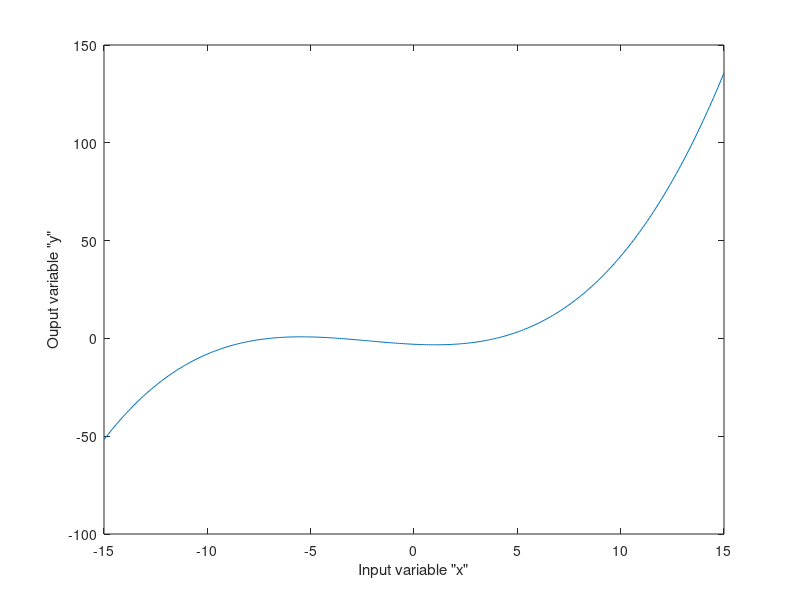

This figure's MATLAB source: (Note: this script raises an error after producing the figure.)
%************************************************************************
% Prepared by Prof. Kelly Cohen for Soft Computing Based AI Class
%        University of Cincinnati, July 16 2020
%************************************************************************
clc
clear all

x1 = -15:0.1:15;
y=.03*x1.^3+.2*x1.^2-.5*x1-3;
% Where y is the function we wish to approximate using fuzzy logic
figure(1)
plot(x1,y)
xlabel('Input variable "x"')
ylabel('Ouput variable "y"')

% Defining the 7 Triangle shaped membership functions for the input variable
% Using MATLAB Fuzzy ToolBox's trimf command
% Mu1 = trimf(x1,[-22 -17.5 -13]);Mu2 = trimf(x1,[-17.5 -13 -8.5]);
% Mu3 = trimf(x1,[-13 -8.5 -1]);Mu4 = trimf(x1,[-8.5 -1 10]);
% Mu5 = trimf(x1,[-1 10 12]);Mu6 = trimf(x1,[10 12 15]);
% Mu7 = trimf(x1,[12 15 20]);

% Defining the 7 Triangle shaped membership functions for the input variable
% Using Kelly Cohen's ToolBox's triangle command

for N=1:301
    x=x1(N);
Mu1(N) = triangle(x,-17.5,-13,-22); Mu2(N) = triangle(x,-13,-8.5,-17.5);
Mu3(N) = triangle(x,-8.5,-1,-13);   Mu4(N) = triangle(x,-1,10,-8.5);
Mu5(N) = triangle(x,10,12,-1);      Mu6(N) = triangle(x,12,15,10);
Mu7(N) = triangle(x,15,20,12); 
end

% Plotting the Inout variable Membership functions
figure(2)
plot(x1,Mu1,x1,Mu2,x1,Mu3,x1,Mu4,x1,Mu5,x1,Mu6,x1,Mu7)
xlabel('Input variable "x"')

%**************************************************************************
% Supervised Learning to obtain the Takagi-Sugeno Rule Base
%**************************************************************************
% Finding the Equation of the line for Rule 1
% x1=x(1:40); y1=y(1:40);
% fit(x1',y1','poly1');
% %   Linear model Poly1:
% %      ans(x) = p1*x + p2
% %      Coefficients (with 95% confidence bounds):
% %        p1 =       9.679  (9.349, 10.01)
% %        p2 =       95.93  (91.6, 100.3)
% f1=9.679*x+95.93; % Equation of the line for Rule 1
% 
% Finding the Equation of the line for Rule 2
% x2=x(41:100); y2=y(41:100);
% fit(x2',y2','poly1')
% %      Linear model Poly1:
% %      ans(x) = p1*x + p2
% %      Coefficients (with 95% confidence bounds):
% %        p1 =       2.274  (2.06, 2.488)
% %        p2 =       15.07  (13.31, 16.83)
% f2=2.274*x+15.07; % Equation of the line for Rule 2
% 
% Finding the Equation of the line for Rule 3
% x3=x(101:200); y3=y(101:200);
% fit(x3',y3','poly1')
% %  Linear model Poly1:
% %      ans(x) = p1*x + p2
% %      Coefficients (with 95% confidence bounds):
% %        p1 =    -0.06988  (-0.1784, 0.03867)
% %        p2 =      -1.349  (-1.662, -1.036)
% f3=0.06988*x-1.349; % Equation of the line for Rule 3
% 
% Finding the Equation of the line for Rule 4
% x4=x(201:260); y4=y(201:260);
% fit(x4',y4','poly1')
% %    Linear model Poly1:
% %      ans(x) = p1*x + p2
% %      Coefficients (with 95% confidence bounds):
% %        p1 =        8.53  (8.157, 8.903)
% %        p2 =      -44.33  (-47.36, -41.29)
% f4=8.53*x-44.33; % Equation of the line for Rule 4
% 
% Finding the Equation of the line for Rule 5
% x5=x(261:301); y5=y(261:301);
% fit(x5',y5','poly1')
% % Linear model Poly1:
% %      ans(x) = p1*x + p2
% %      Coefficients (with 95% confidence bounds):
% %        p1 =       19.99  (19.52, 20.45)
% %        p2 =      -167.7  (-173.8, -161.6)
% f5=19.99*x-167.7;% Equation of the line for Rule 5

%*************************************************************************
% Calculate the Fuzzy function Apprioximatin using Takagi-Sugeno Approach
%*************************************************************************

for N=1:301
    x=x1(N);
% Define Membership functions for the input 'x'
% Mu1 = trimf(x,[-22 -17.5 -13]);Mu2 = trimf(x,[-17.5 -13 -8.5]);
% Mu3 = trimf(x,[-13 -8.5 -1]);Mu4 = trimf(x,[-8.5 -1 10]);
% Mu5 = trimf(x,[-1 10 12]);Mu6 = trimf(x,[10 12 15]);
% Mu7 = trimf(x,[12 15 20]);

Mu1 = triangle(x,-17.5,-13,-22); Mu2 = triangle(x,-13,-8.5,-17.5);
Mu3 = triangle(x,-8.5,-1,-13);   Mu4 = triangle(x,-1,10,-8.5);
Mu5 = triangle(x,10,12,-1);      Mu6 = triangle(x,12,15,10);
Mu7= triangle(x,15,20,12);

% Calculate the Membership Function of each of the 5 Rules
Mu_R1=max([Mu1,Mu2]); Mu_R2=Mu3;
Mu_R3=Mu4; Mu_R4=Mu5;
Mu_R5=max([Mu6 Mu7]); 

% Using Supervised learning (Linear Curve Fit) to Calculate the formula for
% each Rule based on Takagi-Sugeno Fuzzy System Architecture
f1=9.679*x+95.93; f2=2.274*x+15.07; 
f3=0.06988*x-1.349; f4=8.53*x-44.33;
f5=19.99*x-167.7;

% Defuzzification Calculation using Takagi-Sugeno (T-S) approach (Page 88 of John
% H. Lilly book "Fuzzy Control and Identification", Wiley, 2010)

Defuzz_Output=(f1*Mu_R1+f2*Mu_R2+f3*Mu_R3+f4*Mu_R4+f5*Mu_R5)/(Mu_R1+Mu_R2+Mu_R3+Mu_R4+Mu_R5); 

DF(N)=Defuzz_Output;
end
% Comparing the T-S Fuzzy Approximator with the Original Function
figure(3)
plot(x1,DF,x1,y)
xlabel('Input variable "x"')
ylabel('Ouput variable')